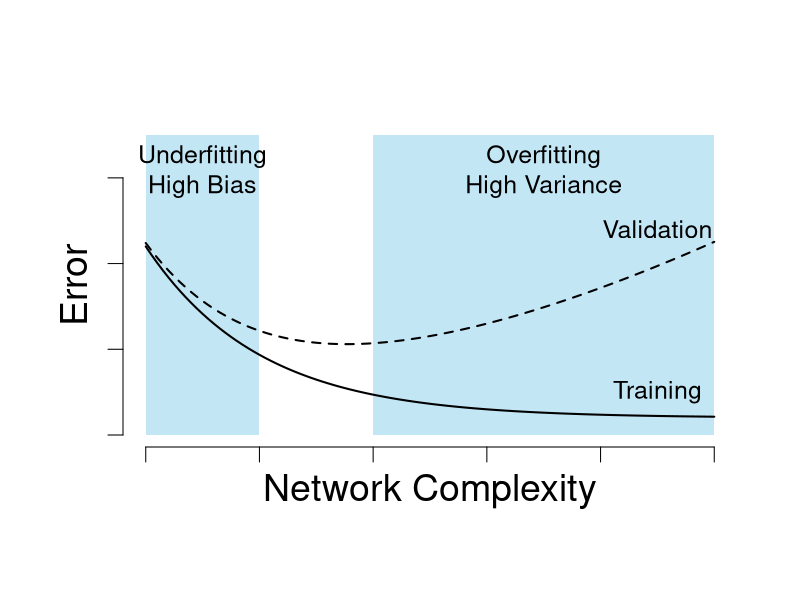
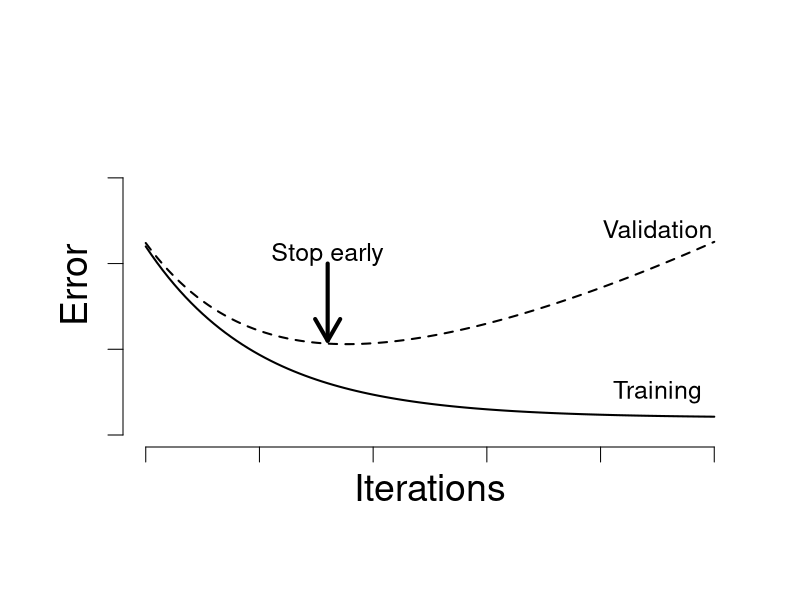

Generate these figures, in order, with R:

par(cex=1.5)
plot(0, xlim=c(0, 5), ylim=c(0, 1.75), type="n", bty="n", axes=FALSE, xlab="", ylab="")
rect(0, 0, 1, 1.75, col=adjustcolor("skyblue",0.5), lty=0)
rect(2, 0, 5, 1.75, col=adjustcolor("skyblue",0.5), lty=0)
curve(0.1+exp(-x), add=TRUE, ylim=c(0, 1.5), lwd=2)
curve(0.12+0.1*x + 0.02*(x)^2 + exp(-x), add=TRUE, lwd=2, lty=2)
text(4.5, 0.25, "Training")
text(4.5, 1.2, "Validation")
text(0.5, 1.55, "Underfitting\nHigh Bias")
text(3.5, 1.55, "Overfitting\nHigh Variance")
axis(1, labels=FALSE)
axis(2, labels=FALSE)
mtext("Network Complexity", side=1, cex=2.25, line = 1)
mtext("Error", side=2, cex=2.25, line=1)




par(cex=1.5)
plot(0, xlim=c(0, 5), ylim=c(0, 1.75), type="n", bty="n", axes=FALSE, xlab="", ylab="")
curve(0.1+exp(-x), add=TRUE, ylim=c(0, 1.5), lwd=2)
curve(0.12+0.1*x + 0.02*(x)^2 + exp(-x), add=TRUE, lwd=2, lty=2)
arrows(x0=1.6, y0=1, y1=0.55, lwd=4)
text(4.5, 0.25, "Training")
text(4.5, 1.2, "Validation")
text(1.6, 1.05, "Stop early")
axis(1, labels=FALSE)
axis(2, labels=FALSE)
mtext("Iterations", side=1, cex=2.25, line = 1)
mtext("Error", side=2, cex=2.25, line=1)
